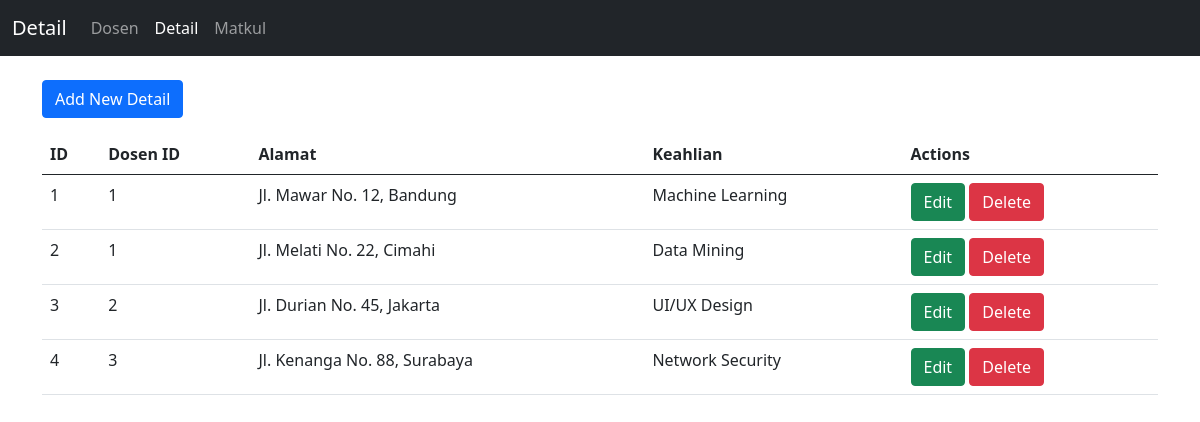
/tp_mvc25/detail.php, run on the app's committed database.
### tables this page shows
CREATE TABLE `dosen_detail` (
  `id` int(11) NOT NULL,
  `dosen_id` int(11) DEFAULT NULL,
  `alamat` varchar(255) DEFAULT NULL,
  `keahlian` varchar(100) DEFAULT NULL
);

### tp_mvc25/views/DosenDetailView.php (called while the page is built, shortened)
<?php
class DosenDetailView {
    public static function list($data) {
        extract(['data' => $data]);
        include "templates/detail.php";
    }
}

### tp_mvc25/controllers/DosenDetailController.php (called while the page is built, shortened)
<?php
require_once __DIR__ . '/../models/DosenDetail.php';
require_once __DIR__ . '/../views/DosenDetailView.php';
class DosenDetailController {
    private $model;
    public function __construct() {
        $this->model = new DosenDetail();
    }
    public function index() {
        $data = $this->model->all();
        DosenDetailView::list($data);
    }
}

### tp_mvc25/models/DosenDetail.php (called while the page is built, shortened)
<?php
class DosenDetail {
    public function all() {
        $conn = DB::connect();
        $sql = "SELECT dosen_detail.*, dosen.name AS dosen_name
                FROM dosen_detail
                JOIN dosen ON dosen.id = dosen_detail.dosen_id";
        return $conn->query($sql);
    }
}

### tp_mvc25/templates/detail.php (the view, shortened to what this page needs)
<?php
$mode = "list";
?>
<!DOCTYPE html>
<html>
<head>
    <link rel="stylesheet" href="bootstrap.min.css">
</head>
<body>
<nav class="navbar navbar-expand-lg navbar-dark bg-dark">
    <div class="container-fluid">
      <a class="navbar-brand" href="detail.php">Detail</a>
      <div class="collapse navbar-collapse">
        <ul class="navbar-nav">
          <li class="nav-item"><a class="nav-link" href="dosen.php">Dosen</a></li>
          <li class="nav-item"><a class="nav-link active" href="detail.php">Detail</a></li>
          <li class="nav-item"><a class="nav-link" href="matkul.php">Matkul</a></li>
        </ul>
      </div>
    </div>
</nav>
<div class="container my-4">
<?php if ($mode == "list") { ?>
    <div class="col-2 my-3">
        <a class="btn btn-primary" href="detail.php?add=1">Add New Detail</a>
    </div>
    <table class="table">
      <thead>
        <tr>
          <th>ID</th>
          <th>Dosen ID</th>
          <th>Alamat</th>
          <th>Keahlian</th>
          <th>Actions</th>
        </tr>
      </thead>
      <tbody>
        <?php foreach ($data as $row) { ?>
        <tr>
            <td><?= $row['id'] ?></td>
            <td><?= $row['dosen_id'] ?></td>
            <td><?= $row['alamat'] ?></td>
            <td><?= $row['keahlian'] ?></td>
            <td>
                <a class='btn btn-success' href='detail.php?id_edit=<?= $row['id'] ?>'>Edit</a>
                <a class='btn btn-danger' href='detail.php?id_hapus=<?= $row['id'] ?>'>Delete</a>
            </td>
        </tr>
        <?php } ?>
      </tbody>
    </table>
<?php } ?>
</div>
</body>
</html>

### tp_mvc25/detail.php (shortened to what this page needs)
<?php
include_once("controllers/DosenDetailController.php");
$detail = new DosenDetailController();
if (isset($_POST['add'])) {
    $detail->store();
    header("location:detail.php");
} else if (!empty($_GET['id_hapus'])) {
    $id = $_GET['id_hapus'];
    $detail->delete($id);
    header("location:detail.php");
} else if (!empty($_GET['id_edit'])) {
    $id = $_GET['id_edit'];
    $detail->editForm($id);
} else if (isset($_POST['edit'])) {
    $id = $_POST['id'];
    $detail->update($id);
    header("location:detail.php");
} else if (isset($_GET['add'])) {
    $detail->createForm();
} else {
    $detail->index();
}

### data on the page
dosen_detail: id "1", dosen "1", alamat "Jl. Mawar No. 12, Bandung", keahlian "Machine Learning"
dosen_detail: id "2", dosen "1", alamat "Jl. Melati No. 22, Cimahi", keahlian "Data Mining"
dosen_detail: id "3", dosen "2", alamat "Jl. Durian No. 45, Jakarta", keahlian "UI/UX Design"
dosen_detail: id "4", dosen "3", alamat "Jl. Kenanga No. 88, Surabaya", keahlian "Network Security"
